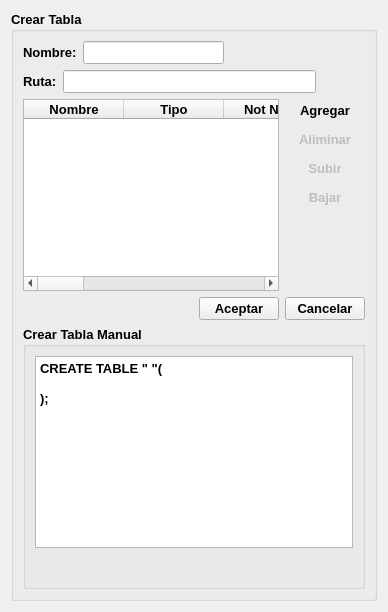
      <widget class="QWidget" name="page_3">
       <layout class="QGridLayout" name="gridLayout_6">
        <item row="0" column="0">
         <widget class="QGroupBox" name="groupBox_2">
          <property name="font">
           <font>
            <pointsize>10</pointsize>
            <bold>true</bold>
           </font>
          </property>
          <property name="title">
           <string>Crear Tabla</string>
          </property>
          <layout class="QGridLayout" name="gridLayout_3">
           <item row="0" column="0">
            <layout class="QVBoxLayout" name="verticalLayout_11">
             <item>
              <layout class="QHBoxLayout" name="horizontalLayout_10">
               <item>
                <widget class="QLabel" name="label_14">
                 <property name="text">
                  <string>Nombre:</string>
                 </property>
                </widget>
               </item>
               <item>
                <widget class="QLineEdit" name="lineEdit"/>
               </item>
               <item>
                <spacer name="horizontalSpacer_6">
                 <property name="orientation">
                  <enum>Qt::Horizontal</enum>
                 </property>
                 <property name="sizeHint" stdset="0">
                  <size>
                   <width>40</width>
                   <height>20</height>
                  </size>
                 </property>
                </spacer>
               </item>
              </layout>
             </item>
             <item>
              <layout class="QHBoxLayout" name="horizontalLayout_19">
               <item>
                <widget class="QLabel" name="label_15">
                 <property name="text">
                  <string>Ruta:</string>
                 </property>
                </widget>
               </item>
               <item>
                <widget class="QLineEdit" name="lineEdit_2"/>
               </item>
               <item>
                <widget class="QPushButton" name="pushButton_4">
                 <property name="text">
                  <string/>
                 </property>
                 <property name="icon">
                  <iconset resource="iconos.qrc">
                   <normaloff>:/new/prefix1/iconos/ruta.png</normaloff>:/new/prefix1/iconos/ruta.png</iconset>
                 </property>
                 <property name="flat">
                  <bool>true</bool>
                 </property>
                </widget>
               </item>
              </layout>
             </item>
             <item>
              <layout class="QHBoxLayout" name="horizontalLayout_9">
               <item>
                <widget class="QTableWidget" name="datosCrearTabla">
                 <column>
                  <property name="text">
                   <string>Nombre</string>
                  </property>
                 </column>
                 <column>
                  <property name="text">
                   <string>Tipo</string>
                  </property>
                 </column>
                 <column>
                  <property name="text">
                   <string>Not NULL</string>
                  </property>
                 </column>
                 <column>
                  <property name="text">
                   <string>PK</string>
                  </property>
                 </column>
                 <column>
                  <property name="text">
                   <string>AI</string>
                  </property>
                 </column>
                 <column>
                  <property name="text">
                   <string>U</string>
                  </property>
                 </column>
                 <column>
                  <property name="text">
                   <string>Default</string>
                  </property>
                 </column>
                 <column>
                  <property name="text">
                   <string>Check</string>
                  </property>
                 </column>
                 <column>
                  <property name="text">
                   <string>Collation</string>
                  </property>
                 </column>
                 <column>
                  <property name="text">
                   <string>Fk</string>
                  </property>
                 </column>
                </widget>
               </item>
               <item>
                <layout class="QVBoxLayout" name="verticalLayout_10">
                 <item>
                  <widget class="QPushButton" name="pushButton_5">
                   <property name="text">
                    <string>Agregar</string>
                   </property>
                   <property name="icon">
                    <iconset resource="iconos.qrc">
                     <normaloff>:/new/prefix1/iconos/mas.png</normaloff>:/new/prefix1/iconos/mas.png</iconset>
                   </property>
                   <property name="flat">
                    <bool>true</bool>
                   </property>
                  </widget>
                 </item>
                 <item>
                  <widget class="QPushButton" name="pushButton_6">
                   <property name="enabled">
                    <bool>false</bool>
                   </property>
                   <property name="text">
                    <string>Aliminar</string>
                   </property>
                   <property name="icon">
                    <iconset resource="iconos.qrc">
                     <normaloff>:/new/prefix1/iconos/menos.png</normaloff>:/new/prefix1/iconos/menos.png</iconset>
                   </property>
                   <property name="flat">
                    <bool>true</bool>
                   </property>
                  </widget>
                 </item>
                 <item>
                  <widget class="QPushButton" name="pushButton_7">
                   <property name="enabled">
                    <bool>false</bool>
                   </property>
                   <property name="text">
                    <string>Subir</string>
                   </property>
                   <property name="icon">
                    <iconset resource="iconos.qrc">
                     <normaloff>:/new/prefix1/iconos/flecha-hacia-arriba.png</normaloff>:/new/prefix1/iconos/flecha-hacia-arriba.png</iconset>
                   </property>
                   <property name="flat">
                    <bool>true</bool>
                   </property>
                  </widget>
                 </item>
                 <item>
                  <widget class="QPushButton" name="pushButton_8">
                   <property name="enabled">
                    <bool>false</bool>
                   </property>
                   <property name="text">
                    <string>Bajar</string>
                   </property>
                   <property name="icon">
                    <iconset resource="iconos.qrc">
                     <normaloff>:/new/prefix1/iconos/flecha-hacia-abajo.png</normaloff>:/new/prefix1/iconos/flecha-hacia-abajo.png</iconset>
                   </property>
                   <property name="flat">
                    <bool>true</bool>
                   </property>
                  </widget>
                 </item>
                 <item>
                  <spacer name="verticalSpacer">
                   <property name="orientation">
                    <enum>Qt::Vertical</enum>
                   </property>
                   <property name="sizeHint" stdset="0">
                    <size>
                     <width>20</width>
                     <height>40</height>
                    </size>
                   </property>
                  </spacer>
                 </item>
                </layout>
               </item>
              </layout>
             </item>
             <item>
              <layout class="QHBoxLayout" name="horizontalLayout_6">
               <item>
                <spacer name="horizontalSpacer_4">
                 <property name="orientation">
                  <enum>Qt::Horizontal</enum>
                 </property>
                 <property name="sizeHint" stdset="0">
                  <size>
                   <width>40</width>
                   <height>20</height>
                  </size>
                 </property>
                </spacer>
               </item>
               <item>
                <widget class="QPushButton" name="pushButton_9">
                 <property name="text">
                  <string>Aceptar</string>
                 </property>
                </widget>
               </item>
               <item>
                <widget class="QPushButton" name="pushButton_10">
                 <property name="text">
                  <string>Cancelar</string>
                 </property>
                </widget>
               </item>
              </layout>
             </item>
            </layout>
           </item>
           <item row="1" column="0">
            <widget class="QGroupBox" name="groupBox">
             <property name="title">
              <string>Crear Tabla Manual</string>
             </property>
             <layout class="QGridLayout" name="gridLayout_7">
              <item row="0" column="0">
               <layout class="QVBoxLayout" name="verticalLayout_12">
                <item>
                 <widget class="QTextEdit" name="manualTabla">
                  <property name="html">
                   <string>&lt;!DOCTYPE HTML PUBLIC &quot;-//W3C//DTD HTML 4.0//EN&quot; &quot;http://www.w3.org/TR/REC-html40/strict.dtd&quot;&gt;
&lt;html&gt;&lt;head&gt;&lt;meta name=&quot;qrichtext&quot; content=&quot;1&quot; /&gt;&lt;meta charset=&quot;utf-8&quot; /&gt;&lt;style type=&quot;text/css&quot;&gt;
p, li { white-space: pre-wrap; }
&lt;/style&gt;&lt;/head&gt;&lt;body style=&quot; font-family:'Segoe UI'; font-size:10pt; font-weight:700; font-style:normal;&quot;&gt;
&lt;p style=&quot; margin-top:0px; margin-bottom:0px; margin-left:0px; margin-right:0px; -qt-block-indent:0; text-indent:0px;&quot;&gt;CREATE TABLE &amp;quot; &amp;quot;(&lt;/p&gt;
&lt;p style=&quot; margin-top:0px; margin-bottom:0px; margin-left:0px; margin-right:0px; -qt-block-indent:0; text-indent:0px;&quot;&gt;	&lt;/p&gt;
&lt;p style=&quot; margin-top:0px; margin-bottom:0px; margin-left:0px; margin-right:0px; -qt-block-indent:0; text-indent:0px;&quot;&gt;);&lt;/p&gt;&lt;/body&gt;&lt;/html&gt;</string>
                  </property>
                 </widget>
                </item>
                <item>
                 <layout class="QHBoxLayout" name="horizontalLayout_20">
                  <item>
                   <spacer name="horizontalSpacer_10">
                    <property name="orientation">
                     <enum>Qt::Horizontal</enum>
                    </property>
                    <property name="sizeHint" stdset="0">
                     <size>
                      <width>40</width>
                      <height>20</height>
                     </size>
                    </property>
                   </spacer>
                  </item>
                  <item>
                   <widget class="QPushButton" name="pushButton_11">
                    <property name="text">
                     <string/>
                    </property>
                    <property name="icon">
                     <iconset resource="iconos.qrc">
                      <normaloff>:/new/prefix1/iconos/run.png</normaloff>:/new/prefix1/iconos/run.png</iconset>
                    </property>
                    <property name="flat">
                     <bool>true</bool>
                    </property>
                   </widget>
                  </item>
                 </layout>
                </item>
               </layout>
              </item>
             </layout>
            </widget>
           </item>
          </layout>
         </widget>
        </item>
       </layout>
      </widget>
